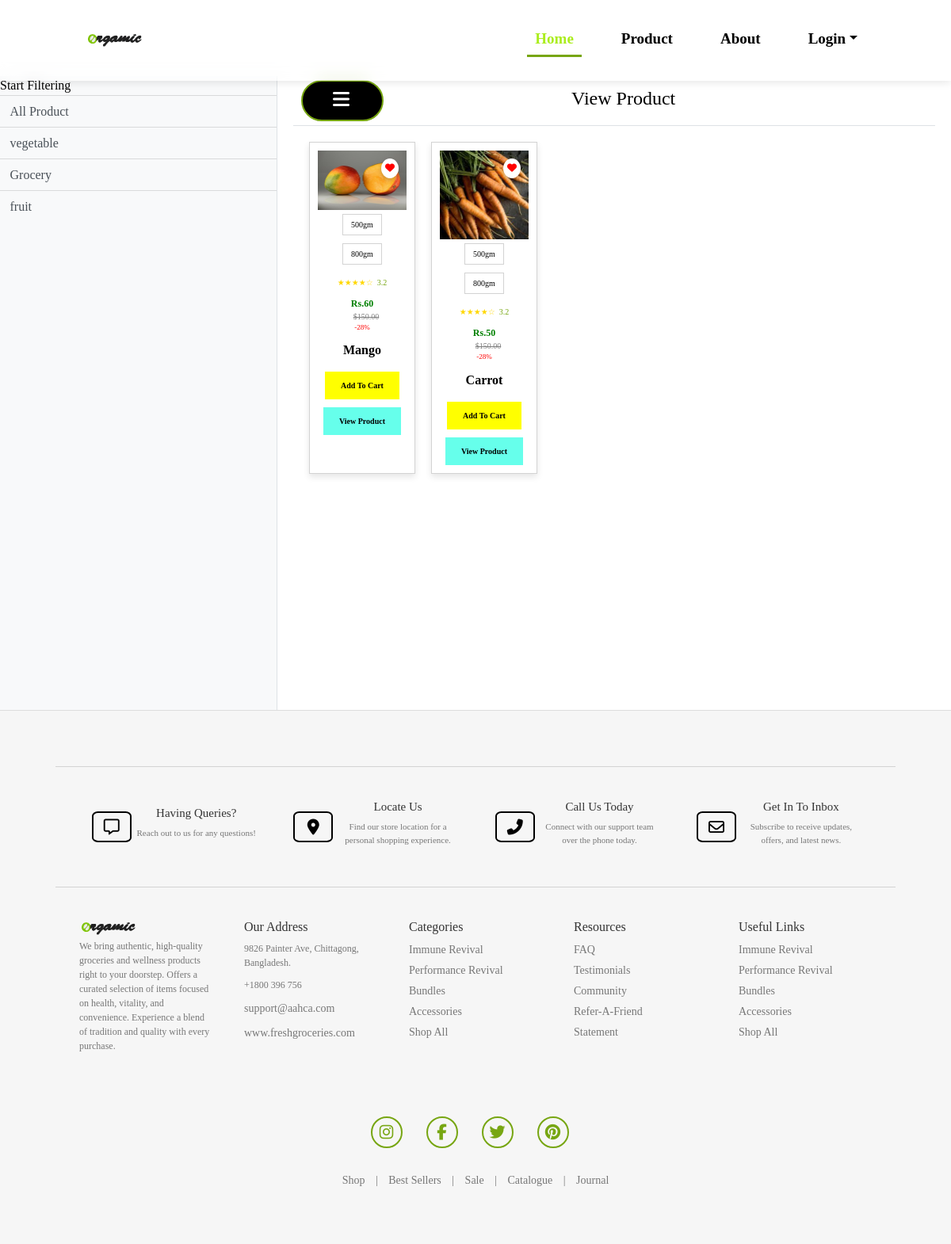
The page /products/0/ on the database its author committed.
### groceryapp/models.py (models this page shows, shortened)
class Category(models.Model):
    name = models.CharField(max_length=100, null=True, blank=True)
    created = models.DateTimeField(default=now)

class Product(models.Model):
    category = models.ForeignKey(Category, on_delete=models.CASCADE, null=True, blank=True)
    name = models.CharField(max_length=100, null=True, blank=True)
    image = models.FileField(null=True, blank=True)
    description = models.TextField(null=True, blank=True)
    price = models.CharField(max_length=100, null=True, blank=True)
    discount = models.CharField(max_length=100, null=True, blank=True)
    updated = models.DateTimeField(auto_now=True)
    created = models.DateTimeField(auto_now_add=True)

### groceryapp/views.py (the view)
# urls.py: path('products/<int:pid>/', products, name="products"),
def products(request,pid):
    if pid == 0:
        product = Product.objects.all()
    else:
        category = Category.objects.get(id=pid)
        product = Product.objects.filter(category=category)
    allcategory = Category.objects.all()
    return render(request, "products.html", locals())

### groceryapp/templates/products.html
{% extends 'main.html' %}
{% load static %}
{% block body %}
<link rel="stylesheet" href="https://maxcdn.bootstrapcdn.com/bootstrap/4.3.1/css/bootstrap.min.css">
<link rel="stylesheet" href="{% static 'style.css' %}">
<div class="products-layout" style="display: grid; grid-template-columns: 350px 1fr; height: 100vh; overflow: hidden; margin-top: 8%;">
    <div class="sidebar bg-light border-right" style="font-size: medium;">
      <div class="sidebar-heading">Start Filtering</div>
      <div class="list-group list-group-flush">
        <a href="{% url 'products' 0 %}" class="list-group-item list-group-item-action bg-light">
          All Product
        </a>
        {% for i in allcategory %}
        <a href="{% url 'products' i.id %}" class="list-group-item list-group-item-action bg-light">
          {{ i.name }}
        </a>
        {% endfor %}
      </div>
    </div>
    <div class="product-section">
      <nav class="navbar navbar-expand-lg navbar-light border-bottom">
        <button class="btn btn-primary" id="menu-toggle">
          <i class="fa fa-bars"></i>
        </button>
        <h3 style="color: black; margin-left:30%; font-size: x-large;">View {{ category.name }} Product</h3>
      </nav>
      <div class="products-container">
        {% for j in product %}
        <div class="product-card">
          <div class="image-container">
            <img src="{{ j.image.url }}" alt="Product Image" class="product-image">
            <div class="heart-icon">
              <i class="fas fa-heart"></i>
            </div>
          </div>
          <div class="product-details">
            <div class="weight-options">
              <button>500gm</button>
              <button>800gm</button>
            </div>
            <div class="product-rating">
              <div class="stars">★★★★☆</div>
              <span>3.2</span>
            </div>
            <div class="product-price">
              <span class="current-price">Rs.{{ j.price }}</span>
              <span class="original-price">$150.00</span>
              <span class="discount">-28%</span>
            </div>
            <p class="product-name">{{ j.name }}</p>
            <a href="/add-to-cart/{{j.id}}/">
              <button class="add-to-cart-btn">Add To Cart</button>
            </a>
            <a href="/product-detail/{{j.id}}/" >
              <button class="view-product-btn" style="background-color: #00ffde99;">View Product</button>
            </a>
          </div>
        </div>
        {% empty %}
        <div class="no-products">
          <img src="{% static 'images/empty.jpg' %}" alt="No Products Available">
        </div>
        {% endfor %}
      </div>
    </div>
  </div>
{% endblock %}

### groceryapp/static/style.css (style rules this page uses)
* { margin: 0; padding: 0; box-sizing: border-box; text-decoration: none; border: none; outline: none; font-family: cursive; }
html { font-size: 62.5%; }
body { width: 100%; height: 100vh; overflow-x: hidden; background-color: rgb(255, 255, 255); color: rgb(0, 0, 0); }
span { color: #77a612; }
.btn { display: inline-block; padding: 1rem 2.8rem; background-color: black; border-radius: 4rem; font-size: 1.6rem; color: white; letter-spacing: 0.3rem; font-weight: 600; border: 2px solid #77a612; transition: 0.3s ease; cursor: pointer; }
.products-container { display: grid; grid-template-columns: repeat(3, 1fr); grid-gap: 3%; padding: 20px; justify-items: center; }
.product-name { font-size: 16px; font-weight: bold; margin: 5px 0; }
.fa { margin: 0 10px; font-size: 24px; color: white; }
.products-layout { display: grid; grid-template-columns: 250px 1fr; height: 100vh; overflow: hidden; margin-top: 10%; }
.sidebar { background: #f8f9fa; overflow-y: auto; }
.product-section { overflow-y: auto; padding-inline: 20px; }
.products-container { display: flex; flex-wrap: wrap; gap: 20px; justify-content: flex-start; }
.product-card { flex: 1 1 calc(20% - 20px); max-width: calc(20% - 20px); border: 1px solid lightgrey; padding: 10px; box-shadow: 0 4px 8px rgba(0, 0, 0, 0.1); text-align: center; transition: transform 0.3s ease; }
.image-container { position: relative; width: 100%; }
.product-image { width: 100%; height: auto; transition: transform 0.3s ease; }
.heart-icon { position: absolute; top: 10px; right: 10px; background: white; padding: 5px; border-radius: 50%; box-shadow: 0 2px 5px rgba(0, 0, 0, 0.2); }
.heart-icon i { color: red; font-size: 1.2em; }
.weight-options button { margin: 5px; padding: 5px 10px; border: 1px solid lightgrey; background: none; cursor: pointer; }
.product-rating { display: flex; align-items: center; justify-content: center; margin: 10px 0; }
.stars { margin-right: 5px; color: gold; }
.product-price { display: flex; flex-direction: column; align-items: center; margin: 10px 0; }
.current-price { font-size: 1.2em; font-weight: bold; color: green; }
.original-price { text-decoration: line-through; color: grey; margin-left: 10px; }
.discount { color: red; font-size: 0.9em; }
.add-to-cart-btn, .view-product-btn { margin-top: 10px; padding: 10px 20px; background: yellow; border: none; cursor: pointer; font-weight: bold; }

### rows shown on the page
Category: name "vegetable"
Category: name "Grocery"
Category: name "fruit"
Product: image (picture), price "60", name "Mango"
Product: image (picture), price "50", name "Carrot"
